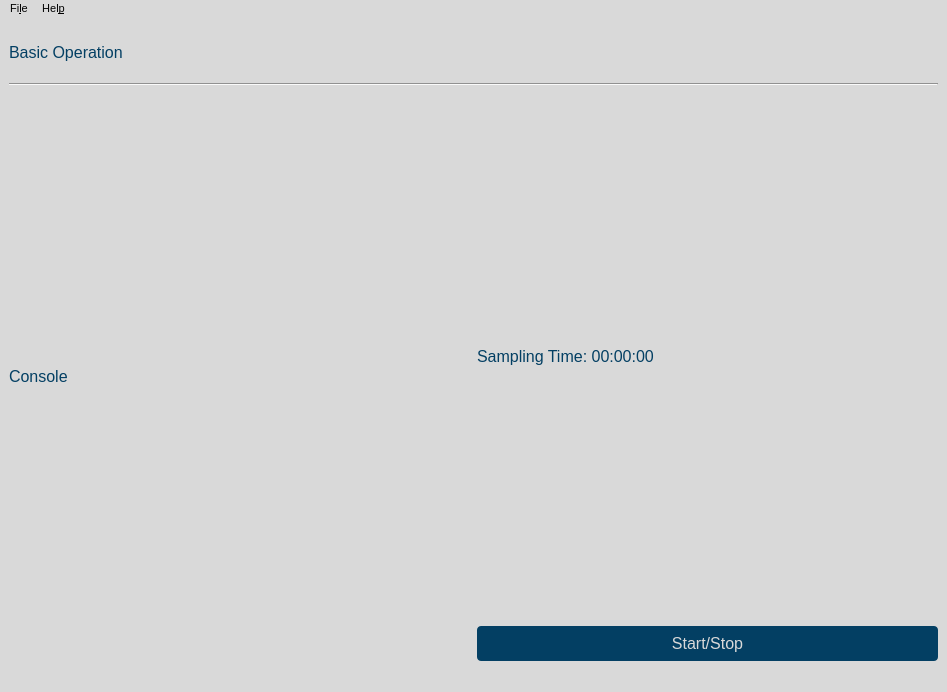
<?xml version="1.0" encoding="UTF-8"?>
<ui version="4.0">
 <class>basic_operation</class>
 <widget class="QMainWindow" name="basic_operation">
  <property name="enabled">
   <bool>true</bool>
  </property>
  <property name="geometry">
   <rect>
    <x>0</x>
    <y>0</y>
    <width>947</width>
    <height>692</height>
   </rect>
  </property>
  <property name="sizePolicy">
   <sizepolicy hsizetype="Fixed" vsizetype="Fixed">
    <horstretch>0</horstretch>
    <verstretch>0</verstretch>
   </sizepolicy>
  </property>
  <property name="font">
   <font>
    <family>Segoe UI</family>
    <pointsize>12</pointsize>
    <underline>false</underline>
   </font>
  </property>
  <property name="windowTitle">
   <string>CyDAQ</string>
  </property>
  <property name="styleSheet">
   <string notr="true">background-color: #d9d9d9;</string>
  </property>
  <widget class="QWidget" name="centralwidget">
   <property name="styleSheet">
    <string notr="true">QWidget {
	font-family: &quot;Segoe UI&quot;;
	font-size: 16px;
	color: #033f63;
}

QPushButton {
	background-color: #033f63;
	color: #d9d9d9;
	border-radius: 4px;
	padding: 8px 21px;
}

#dac_btn, #sampling_rate_btn, #input_btn, #filter_btn, #corners_btn {
	margin: 0 4px;
}

#dac_btn {
	border: 2px solid #033f63;
}

#sampling_rate_btn, #input_btn, #filter_btn, #corners_btn, #previous_btn {
	background-color: none;
	border: 2px solid #033f63;
	color: #033f63;
}

</string>
   </property>
   <layout class="QGridLayout" name="gridLayout">
    <item row="1" column="0">
     <widget class="QLabel" name="BasicOperationLabel">
      <property name="maximumSize">
       <size>
        <width>16777215</width>
        <height>50</height>
       </size>
      </property>
      <property name="text">
       <string>Basic Operation</string>
      </property>
     </widget>
    </item>
    <item row="2" column="0">
     <layout class="QGridLayout" name="InputLayout">
      <property name="sizeConstraint">
       <enum>QLayout::SetDefaultConstraint</enum>
      </property>
      <item row="1" column="1">
       <layout class="QGridLayout" name="testLayout_2"/>
      </item>
      <item row="1" column="0">
       <layout class="QGridLayout" name="testLayout"/>
      </item>
      <item row="3" column="0" colspan="2">
       <layout class="QGridLayout" name="testLayout_3"/>
      </item>
      <item row="2" column="0" colspan="2">
       <widget class="Line" name="line">
        <property name="orientation">
         <enum>Qt::Horizontal</enum>
        </property>
       </widget>
      </item>
     </layout>
    </item>
    <item row="3" column="0">
     <layout class="QHBoxLayout" name="horizontalLayout">
      <item>
       <widget class="QLabel" name="Placeholder1">
        <property name="maximumSize">
         <size>
          <width>1000</width>
          <height>300</height>
         </size>
        </property>
        <property name="text">
         <string>Console</string>
        </property>
       </widget>
      </item>
      <item>
       <layout class="QVBoxLayout" name="verticalLayout">
        <item>
         <widget class="QLabel" name="label">
          <property name="text">
           <string>Sampling Time: 00:00:00</string>
          </property>
         </widget>
        </item>
        <item>
         <widget class="QPushButton" name="pushButton">
          <property name="text">
           <string>Start/Stop</string>
          </property>
         </widget>
        </item>
       </layout>
      </item>
     </layout>
    </item>
   </layout>
  </widget>
  <widget class="QMenuBar" name="menubar">
   <property name="geometry">
    <rect>
     <x>0</x>
     <y>0</y>
     <width>947</width>
     <height>19</height>
    </rect>
   </property>
   <property name="font">
    <font>
     <pointsize>8</pointsize>
    </font>
   </property>
   <widget class="QMenu" name="menuFile">
    <property name="title">
     <string>Fi&amp;le</string>
    </property>
    <addaction name="actionRestart"/>
    <addaction name="actionQuit"/>
   </widget>
   <widget class="QMenu" name="menuHelp">
    <property name="title">
     <string>Hel&amp;p</string>
    </property>
    <addaction name="actionPing_CyDAQ"/>
   </widget>
   <addaction name="menuFile"/>
   <addaction name="menuHelp"/>
  </widget>
  <widget class="QStatusBar" name="statusbar"/>
  <action name="actionRestart">
   <property name="text">
    <string>&amp;Restart</string>
   </property>
  </action>
  <action name="actionQuit">
   <property name="text">
    <string>&amp;Quit</string>
   </property>
  </action>
  <action name="actionPing_CyDAQ">
   <property name="text">
    <string>&amp;Ping CyDAQ</string>
   </property>
  </action>
 </widget>
 <resources/>
 <connections/>
</ui>
